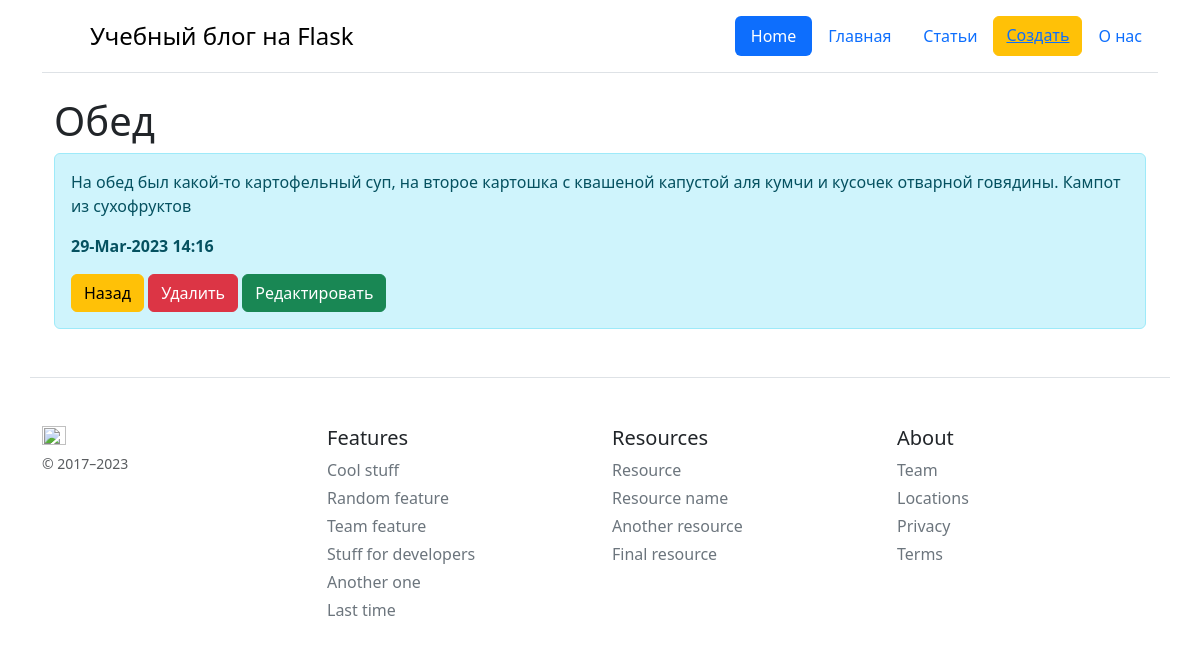
The app's page /posts/12 with its own data.
### app.py (models this page shows, shortened)
class Article(db.Model):
    id = db.Column(db.Integer, primary_key=True)
    title = db.Column(db.String(100), nullable=False)
    intro = db.Column(db.String(300), nullable=False)
    text = db.Column(db.Text, nullable=False)
    utc = tz.tzutc()
    local = tz.tzlocal()
    utc_now = datetime.utcnow()
    utc_now = utc_now.replace(tzinfo=utc)
    local_now = utc_now.astimezone(local)
    date = db.Column(db.DateTime, default=local_now)

### app.py (the view)
@app.route('/posts/<int:id>')
def post_detail(id):
    article = Article.query.get(id)
    return render_template("post_detail.html", article=article)

### templates/post_detail.html (shortened to what this page needs)
{% extends 'base.html' %}
{% block body %}
<div class="container">
    <H1>{{ article.title }}</H1>
    <div class="alert alert-info">
        <p>{{ article.text }}</p>
        <p><b>{{ article.date.strftime("%d-%b-%Y %H:%M") }} </b></p>
        <a href="/posts" class="btn btn-warning">Назад</a>
        <a href="/posts/{{ article.id }}/delete" class="btn btn-danger">Удалить</a>
        <a href="/posts/{{ article.id }}/update" class="btn btn-success">Редактировать</a>
    </div>
</div>
{% endblock %}

### records on screen
Article: title "Обед", text "На обед был какой-то картофельный суп, на второе картошка с квашеной капустой аля кумчи и кусочек отварной говядины. Кампот из сухофруктов", date "29-Mar-2023 14:16"
